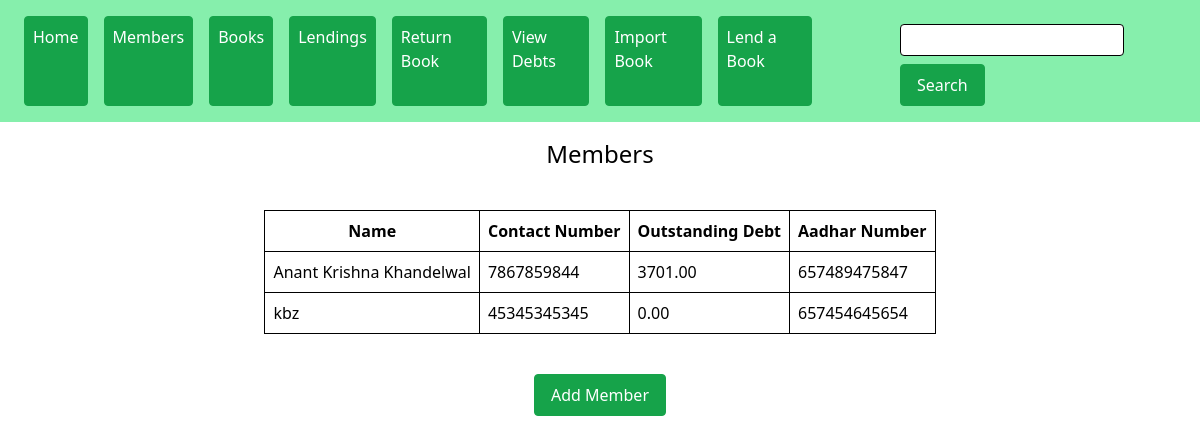
The page /members/ on the database its author committed.
### library/models.py (models this page shows, shortened)
class Member(models.Model):
    name=models.CharField(max_length=30)
    number=models.CharField(max_length=13)
    debt = models.DecimalField(decimal_places=2, max_digits=8, default=0)
    aadhar_number = models.CharField(max_length=12)

### library/views.py (the view)
# urls.py: path('members/',members_view,name="members"),
def members_view(request):
    members = Member.objects.all()
    return render(request,"members.html",{'members':members})

### template/members.html
{% extends 'base.html' %}
{% block body %}
<h1>Members</h1>
<table>
    <tr>
        <th>Name</th>
        <th>Contact Number</th>
        <th>Outstanding Debt</th>
        <th>Aadhar Number</th>
    </tr>
    {% for member in members %}
    <tr>
        <td>{{ member.name }}</td>
        <td>{{ member.number }}</td>
        <td>{{ member.debt }}</td>
        <td>{{ member.aadhar_number }}</td>
    </tr>
    {% endfor %}
</table>
<div class="text-center">
    <a href="{% url 'add_member' %}"><button class="linav">Add Member</button></a>
</div>
{% endblock %}

### rows shown on the page
Member: name "Anant Krishna Khandelwal", number "7867859844", debt "3701.00", aadhar_number "657489475847"
Member: name "kbz", number "45345345345", debt "0.00", aadhar_number "657454645654"
